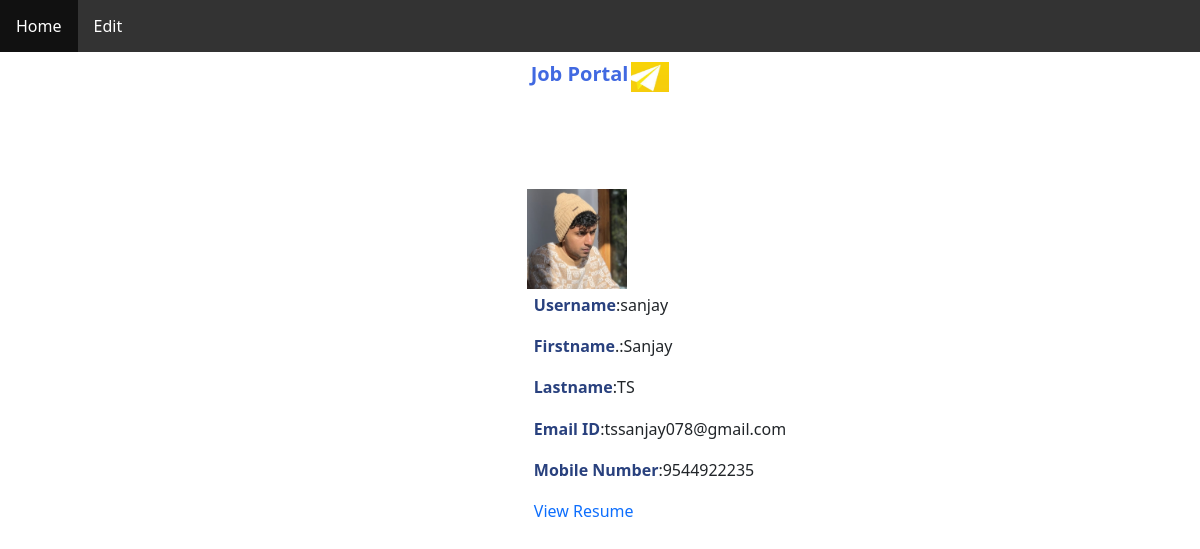
/seeker_profile (signed in), run on the app's committed database.
### job_portal_app/models.py (models this page shows)
class JobSeeker(models.Model):
    user_id=models.ForeignKey(CustomUser,on_delete=models.CASCADE)
    firstname=models.CharField(max_length=25)
    lastname=models.CharField(max_length=25)
    number=models.IntegerField(null=True,blank=True)
    resume=models.FileField(null=True,blank=True)
    dp=models.FileField(null=True,blank=True)

class CustomUser(AbstractUser):
    user_type=models.CharField(max_length=25)

### job_portal_app/views.py (the view)
# urls.py: path('seeker_profile',views.seeker_profile,name='seeker_profile'),
def seeker_profile(request):
    try:
        jobseeker = JobSeeker.objects.get(user_id=request.user)
        custom_user = request.user
        return render(request, 'seeker_profile.html', {
            'data': jobseeker,
            'details': custom_user
        })
    except JobSeeker.DoesNotExist:
        return redirect('seeker_home')
    except:
        return redirect(seeker_home)

### templates/seeker_profile.html (shortened to what this page needs)
<!DOCTYPE html>
{% load static %}
<html lang="en">
<head>
    <link href="https://cdn.jsdelivr.net/npm/bootstrap@5.3.3/dist/css/bootstrap.min.css" rel="stylesheet"
>
</head>
<body>
  <ul>
    <li><a href="{% url 'seeker_home' %}">Home</a></li>
    <li><a href="{% url 'seeker_edit' %}">Edit</a></li>
  </ul>
  <div class="container">
    <div class="logo">
      <div class="logo_name">
        <h5><strong>Job Portal</strong></h5>
      </div>
      <div class="logo_img">
        <img src="{% static 'images/maxresdefault1.jpg' %}" width="38px" height="30px" alt="logo">
      </div>
    </div>
    <div class="main">
      {% if data.dp %}
      <img src="{{data.dp.url}}" alt="dp" height="100px" width="100px">
      {% else %}
      <h6><b>Profile Photo</b> :Not uploaded</h6>
      {% endif %}
      <h6><b>Username</b>:{{details.username}}</h6>
      <h6><b>Firstname</b>.:{{data.firstname}}</h6>
      <h6><b>Lastname</b>:{{data.lastname}}</h6>
      <h6><b>Email ID</b>:{{details.email}}</h6>
      <h6><b>Mobile Number</b>:{{data.number}}</h6>
      {% if data.resume %}
      <h6><a href="{{data.resume.url}}" target="_blank">View Resume</a></h6>
      {% else %}
      <h6><b>Resume</b>: Not uploaded</h6>
      {% endif %}
    </div>
  </div>
</body>
</html>

### templates/seeker_profile.html (style rules this page uses)
ul { list-style-type: none; margin: 0; padding: 0; overflow: hidden; background-color: #333; position: -webkit-sticky; position: sticky; top: 0; }
li { float: left; }
li a { display: block; color: white; text-align: center; padding: 14px 16px; text-decoration: none; }
.logo { display: flex; gap: 3px; justify-content: center; margin-top: 10px; color: royalblue; }
.container { display: flex; flex-direction: column; justify-content: center; align-items: center; }
.main { margin-top: 95px; margin-left: 120px; }
h6 { padding: 7px; }
a { text-decoration: none; }
b { color: rgb(41, 65, 126); }

### data on the page
JobSeeker: dp (picture), firstname "Sanjay", lastname "TS", number "9544922235"
CustomUser: username "sanjay", email "tssanjay078@gmail.com"
